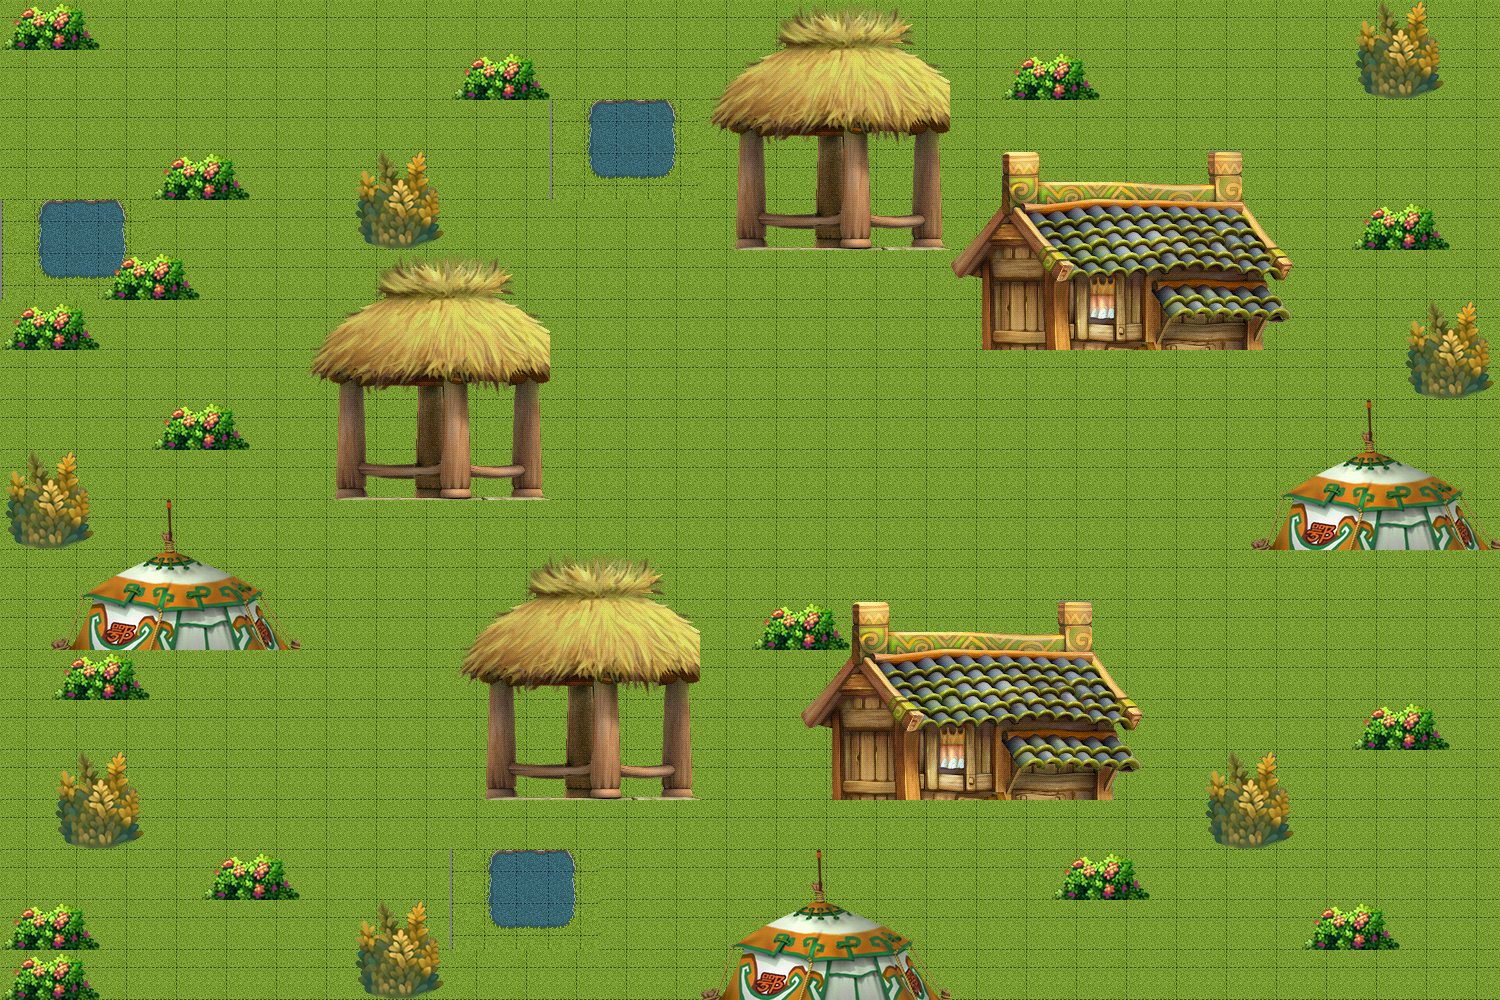

A level layout from a 2D game, rendered from its tile map. Below: a short description, then the map file with tile-grid data replaced by summaries:
An orthogonal 30x20 tile map with 50x50 px tiles, 5 tile layers (background, tiled, grass1, grass2, ...), 6 tilesets.

<map version="1.0" tiledversion="1.0.3" orientation="orthogonal" renderorder="left-down" width="30" height="20" tilewidth="50" tileheight="50" nextobjectid="1">
 <tileset firstgid="1" name="bg" tilewidth="50" tileheight="50" tilecount="54" columns="9">
  <image source="bg.png" width="482" height="328" />
 </tileset>
 <tileset firstgid="55" name="grass1" tilewidth="50" tileheight="50" tilecount="2" columns="2">
  <image source="grass1.png" width="100" height="65" />
 </tileset>
 <tileset firstgid="57" name="grass2" tilewidth="50" tileheight="50" tilecount="4" columns="2">
  <image source="grass2.png" width="100" height="106" />
 </tileset>
 <tileset firstgid="61" name="house" tilewidth="50" tileheight="50" tilecount="15" columns="5">
  <image source="house.png" width="256" height="184" />
 </tileset>
 <tileset firstgid="76" name="house5" tilewidth="50" tileheight="50" tilecount="28" columns="7">
  <image source="house5.png" width="352" height="226" />
 </tileset>
 <tileset firstgid="104" name="house4" tilewidth="50" tileheight="50" tilecount="25" columns="5">
  <image source="house4.png" width="272" height="281" />
 </tileset>
 <layer name="background" width="30" height="20">
  <data>[600 cells, 13 non-empty, 3 distinct tile ids]</data>
 </layer>
 <layer name="tiled" width="30" height="20">
  <data>[600 cells, 600 non-empty, 7 distinct tile ids]</data>
 </layer>
 <layer name="grass1" width="30" height="20">
  <data>[600 cells, 32 non-empty, 2 distinct tile ids]</data>
 </layer>
 <layer name="grass2" width="30" height="20">
  <data>[600 cells, 28 non-empty, 4 distinct tile ids]</data>
 </layer>
 <layer name="house" width="30" height="20">
  <data>[600 cells, 157 non-empty, 61 distinct tile ids]</data>
 </layer>
</map>